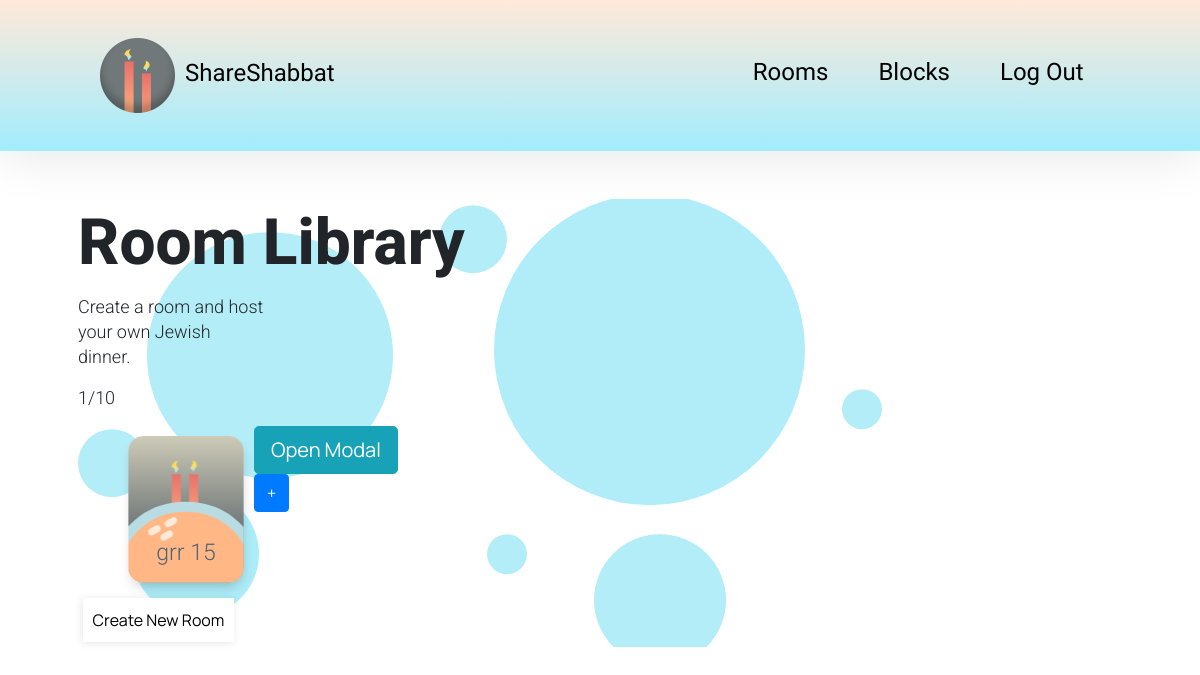
The page /room-library (signed in) on the database as committed earlier.
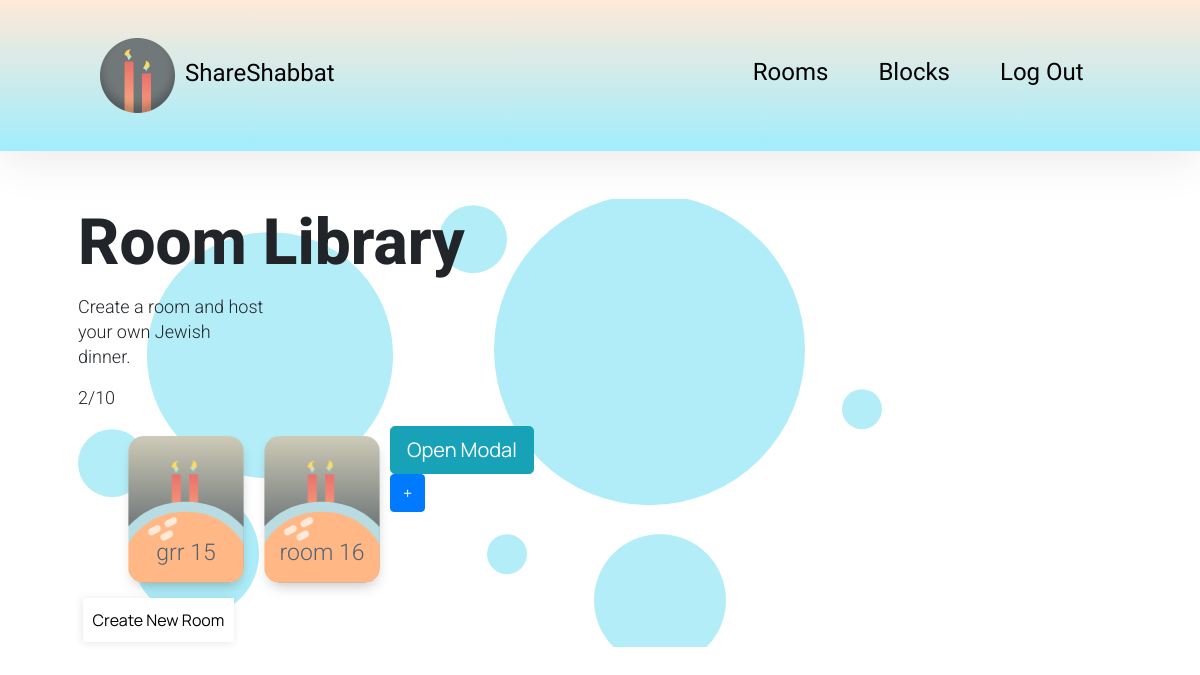
The same page on the database as committed later.
### application.py (models this page shows)
class Room(db.Model):
    __tablename__ = 'room'
    user_id = db.Column(db.Integer, db.ForeignKey("users.id"), nullable=False)
    id = db.Column(db.Integer, primary_key=True)
    room_code = db.Column(db.Integer, unique=True)
    room_name = db.Column(db.String(30))

### application.py (the view, shortened to what this page needs)
@app.route('/room-library', methods=["GET", "POST"])
@login_required
def roomLibrary():
    if request.method == "GET":
        user_rooms = Room.query.filter_by(user_id=current_user.get_id()).all()
        return render_template("room-library.html", user_rooms = user_rooms, len = len)

### application.py (called while the page is built)
@login.user_loader
def load_user(id):
    return User.query.get(int(id))

### templates/room-library.html (shortened to what this page needs)
{% extends "layout.html" %}
{% block content %}
<div class='bg-room'>
    <div class="input-container">
        <h1>Room Library</h1>
        <p>Create a room and host your own Jewish dinner.</p>
        <p>{{ len(user_rooms) }}/10</p>
    </div>
    <div>
        <ul class='list' id='preset'>
            {% for room in user_rooms %}
            <li>
                <div room-value='{{ room.id }}' class="room_selected shabbat" data-toggle="modal" data-target="#modalPreview">
                    <h2 class="shabbat_header">{{ room.room_name}}  {{ room.id }}</h2>
                </div>
            </li>
            {% endfor %}
        </ul>
    </div>
        <button id='preview' type="button" class="btn btn-info btn-lg" data-toggle="modal" data-target="#myModal">Open Modal</button>
    <div class='padded'>
        <a href="/create-room" class="btn btn-primary btn-circle">+</a>
    </div>
    <div id="room_create_new">
        <button id='create-btn' class='button-page' data-toggle="modal" data-target="#modalCreate">Create New Room</button>
    </div>
</div>
{% endblock %}

Rows that differ between the two databases and show on the page:
added Room: room_name "room", id "16"
Other text that changed with them:
{{ len(user_rooms) }}: "1" → "2"
